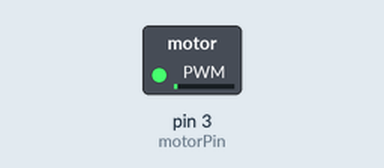
A sketch run on a simulated Arduino Uno, built with avr-gcc and run on an emulated ATmega328P. On the bench: switched loads named in the sketch (green lamp = pin HIGH).

Above: at 0.05 s.
At 6.35 s:
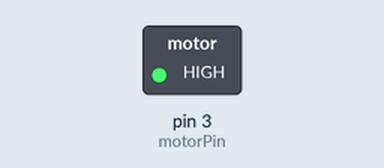
At 10.35 s:
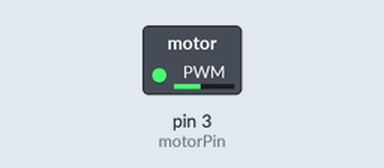
At 12.7 s:
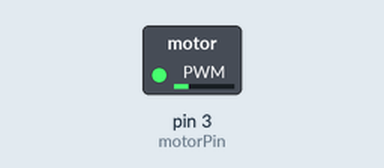
Timing chart, 0 to 17.3 s (numbered marks = the images above):
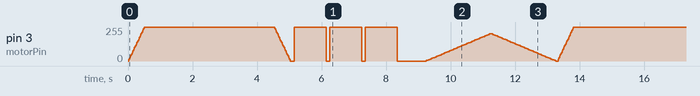

Measured:
- by itself, pin 3 (motorPin): moves between 0/255 and 255/255, repeating every 13.3 s

The sketch:

rattlesnake_rattle.ino
```cpp
int motorPin = 3; // PWM-capable pin

void setup() {
    pinMode(motorPin, OUTPUT);
}

void loop() {
    accel_decel1(); // Run acceleration-deceleration sequence
    delay(100);    // Wait 0.1 seconds

    accel_decel2(); // Run abrupt ON/OFF sequence
    delay(750);    // Wait 0.75 seconds

    accel_decel3(); // Run smooth acceleration to 80% and deceleration
}

// Function to turn motor ON with percentage-based power (0-100%)
void on(int percentage) {
    if (percentage < 0) percentage = 0;     // Clamp minimum at 0%
    if (percentage > 100) percentage = 100; // Clamp maximum at 100%

    int pwmValue = (percentage * 255) / 100; // Convert percentage to PWM (0-255)
    analogWrite(motorPin, pwmValue);
}

// Function to turn motor OFF
void off() {
    analogWrite(motorPin, 0);
}

// Function to gradually accelerate to 100% in 0.5s, hold for 4s, then decelerate
void accel_decel1() {
    int stepDelay = 25; // Delay per step (milliseconds)
    int steps = 500 / stepDelay; // Number of steps in 0.5 seconds (500ms)

    // Accelerate from 0% to 100% in 0.5s
    for (int power = 0; power <= 100; power += (100 / steps)) {
        on(power);
        delay(stepDelay);
    }

    delay(4000); // Hold full speed for 4 seconds

    // Decelerate from 100% to 0% in 0.5s
    for (int power = 100; power >= 0; power -= (100 / steps)) {
        on(power);
        delay(stepDelay);
    }

    off(); // Ensure motor is completely off
}

// Function to turn motor ON for 1 second, OFF for 0.1 second, repeat 3 times
void accel_decel2() {
    for (int i = 0; i < 3; i++) {
        on(100);  // Turn motor ON at 100% power instantly
        delay(1000);  // Keep it ON for 1 second

        off();  // Turn motor OFF
        delay(100);  // Keep it OFF for 0.1 second
    }
}

// Function to accelerate from 0% to 80% in 2s, then decelerate from 80% to 0% in 2s
void accel_decel3() {
    int stepDelay = 50; // Delay per step (milliseconds)
    int steps = 2000 / stepDelay; // Number of steps in 2 seconds (2000ms)
    int maxPower = 80; // Target power is 80%

    // Accelerate from 0% to 80% in 2 seconds
    for (int power = 0; power <= maxPower; power += (maxPower / steps)) {
        on(power);
        delay(stepDelay);
    }

    // Decelerate from 80% to 0% in 2 seconds
    for (int power = maxPower; power >= 0; power -= (maxPower / steps)) {
        on(power);
        delay(stepDelay);
    }

    off(); // Ensure motor is completely off
}
```
